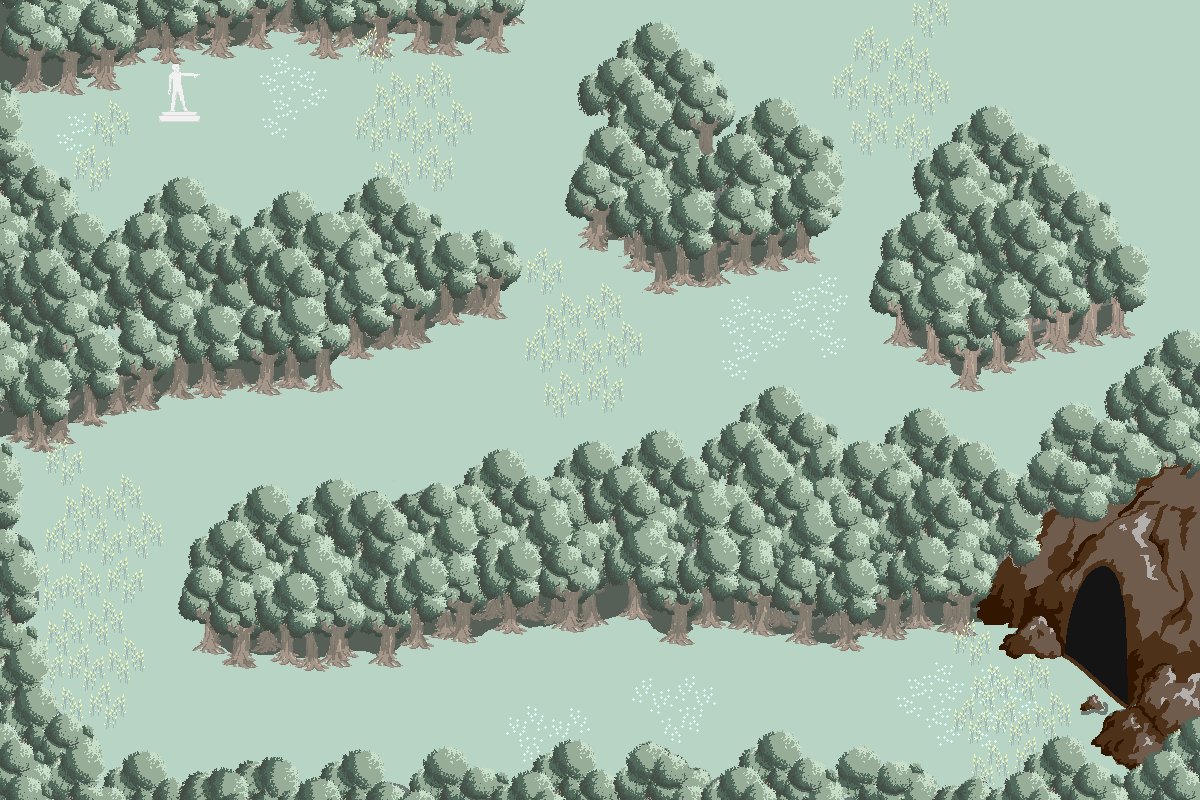

This is a level from a 2D game, rendered from its Tiled map with the project's own tilesets. A one-line summary and the map file follow, with tile-layer data summarised:
An orthogonal 75x50 tile map with 16x16 px tiles, 2 tile layers (Background, Tree).

<map version="1.2" tiledversion="1.3.4" orientation="orthogonal" renderorder="right-down" width="75" height="50" tilewidth="16" tileheight="16" infinite="0" nextlayerid="3" nextobjectid="1">
 <tileset firstgid="1" name="OverWorldMap" tilewidth="16" tileheight="16" tilecount="3750" columns="75">
  <image source="../120 Final Game/assets/OverWorld.png" width="1200" height="800" />
 </tileset>
 <layer id="1" name="Background" width="75" height="50" locked="1">
  <data>[3750 cells, 3539 non-empty, 3539 distinct tile ids]</data>
 </layer>
 <layer id="2" name="Tree" width="75" height="50">
  <properties>
   <property name="collides" type="bool" value="true" />
  </properties>
  <data>[3750 cells, 211 non-empty, 211 distinct tile ids]</data>
 </layer>
</map>
